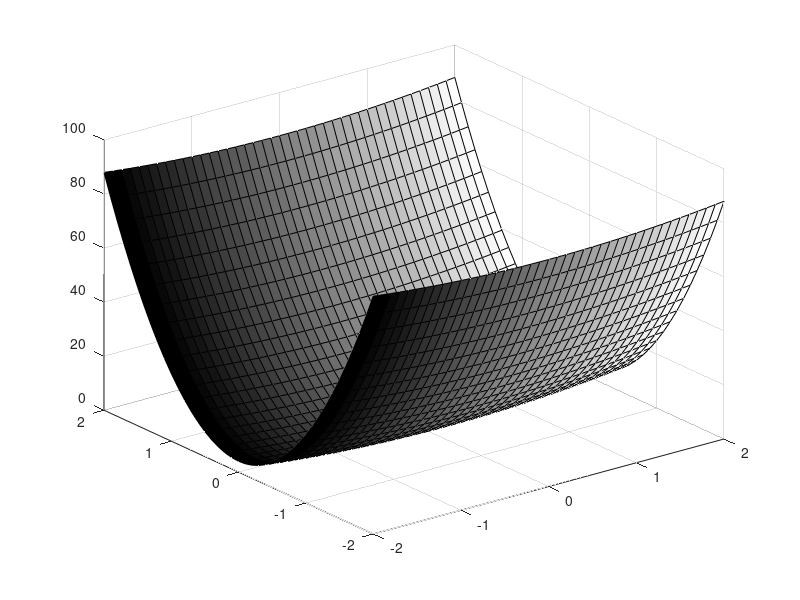

The MATLAB script that drew this image: (Note: this script raises an error after producing the figure.)
clear all
close all
clc
a = 1; b = 21; c=0;
x=-2:0.1:2;
y=-2:0.1:2;
lr_rate=0.001;
[X Y] = meshgrid(x,y);

Z = a* X.^2 + b* Y.^2+c;

surf(X,Y,Z,gradient(Z))
hold on;
colormap(gray);
meshgrid off

x0(1,:) = [2 2];
momemtum=[0,0];
x0(1,:)
plot3(x0(1,1),x0(1,2),ploy_3(x0(1,:),a,b,c),'m*','MarkerSize',20);
zHist_old=9^9; max_itr=0;
i=2;

pause
while(1)
    %pause(0.2);
    % Gradient descent equation..
    x0(i,:) = x0(i-1,:) - lr_rate*poly_3_grad(x0(i-1,:),a,b)- 0.9*momemtum;
    momemtum = x0(i,:);
    zHist(i-1) = ploy_3(x0(i,:),a,b,c);
    plot3(x0(i,1),x0(i,2),zHist(i-1),'m*','MarkerSize',20)
    if(zHist(i-1)>= zHist_old || abs(sum(x0(i-1,:)-x0(i,:),2))<0.0001)
        max_itr= i-1;
        break;
    else
        zHist_old= zHist(i-1);
    end
    i=i+1;    
end